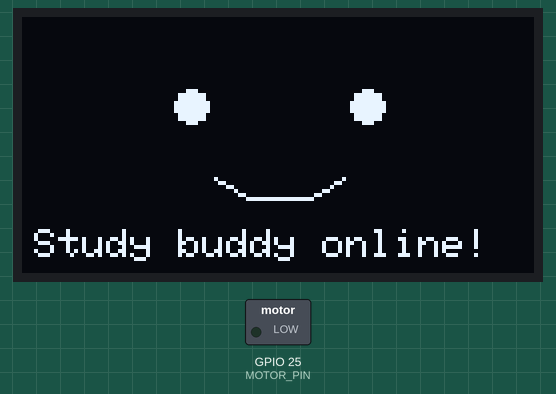
A sketch run on a simulated ESP32. Parts: 128×64 one-colour display, switched loads named in the sketch (green lamp = pin HIGH). WiFi joins after 1.5 s; servers stay silent unless stated.

Above: at 1.6 s.

The sketch:

study_buddy.ino
```cpp
#include <WiFi.h>
#include <HTTPClient.h>
#include <ArduinoJson.h>
#include <Wire.h>
#include <Adafruit_GFX.h>
#include <Adafruit_SSD1306.h>

const char* WIFI_SSID = "YOUR_WIFI";
const char* WIFI_PASSWORD = "YOUR_PASSWORD";

// Replace with your computer's local IPv4 address.
const char* SERVER =
"http://192.168.1.10:5000/api/esp32/status";

#define SCREEN_WIDTH 128
#define SCREEN_HEIGHT 64

#define OLED_SDA 21
#define OLED_SCL 22
#define MOTOR_PIN 25

Adafruit_SSD1306 display(
    SCREEN_WIDTH,
    SCREEN_HEIGHT,
    &Wire,
    -1
);

unsigned long lastUpdate = 0;

void drawFace(String face, String message) {

    display.clearDisplay();
    display.setTextColor(SSD1306_WHITE);

    if (face == "happy") {

        display.fillCircle(42, 22, 4, WHITE);
        display.fillCircle(86, 22, 4, WHITE);

        display.drawLine(48, 40, 56, 45, WHITE);
        display.drawLine(56, 45, 72, 45, WHITE);
        display.drawLine(72, 45, 80, 40, WHITE);

    }

    else if (face == "thinking") {

        display.fillCircle(42, 22, 3, WHITE);
        display.drawCircle(86, 22, 5, WHITE);

        display.drawCircle(64, 40, 5, WHITE);

    }

    else {

        display.drawCircle(42, 22, 5, WHITE);
        display.drawCircle(86, 22, 5, WHITE);

        display.drawLine(53, 45, 64, 37, WHITE);
        display.drawLine(64, 37, 75, 45, WHITE);
    }

    display.setTextSize(1);
    display.setCursor(3, 53);

    display.print(message.substring(0, 20));

    display.display();
}


void connectWiFi() {

    WiFi.begin(WIFI_SSID, WIFI_PASSWORD);

    while (WiFi.status() != WL_CONNECTED) {
        delay(500);
    }
}


void updateBuddy() {

    if (WiFi.status() != WL_CONNECTED) {
        connectWiFi();
        return;
    }

    HTTPClient http;

    http.begin(SERVER);

    int code = http.GET();

    if (code == 200) {

        JsonDocument doc;

        deserializeJson(
            doc,
            http.getString()
        );

        String face = doc["face"] | "happy";
        String message = doc["message"] | "Ready!";

        bool vibrate = doc["vibrate"] | false;

        drawFace(face, message);

        if (vibrate) {

            digitalWrite(MOTOR_PIN, HIGH);
            delay(120);
            digitalWrite(MOTOR_PIN, LOW);

        }
    }

    http.end();
}


void setup() {

    pinMode(MOTOR_PIN, OUTPUT);

    digitalWrite(MOTOR_PIN, LOW);

    Wire.begin(OLED_SDA, OLED_SCL);

    display.begin(
        SSD1306_SWITCHCAPVCC,
        0x3C
    );

    connectWiFi();

    drawFace(
        "happy",
        "Study buddy online!"
    );
}


void loop() {

    if (millis() - lastUpdate >= 1500) {

        lastUpdate = millis();

        updateBuddy();

    }
}
```
